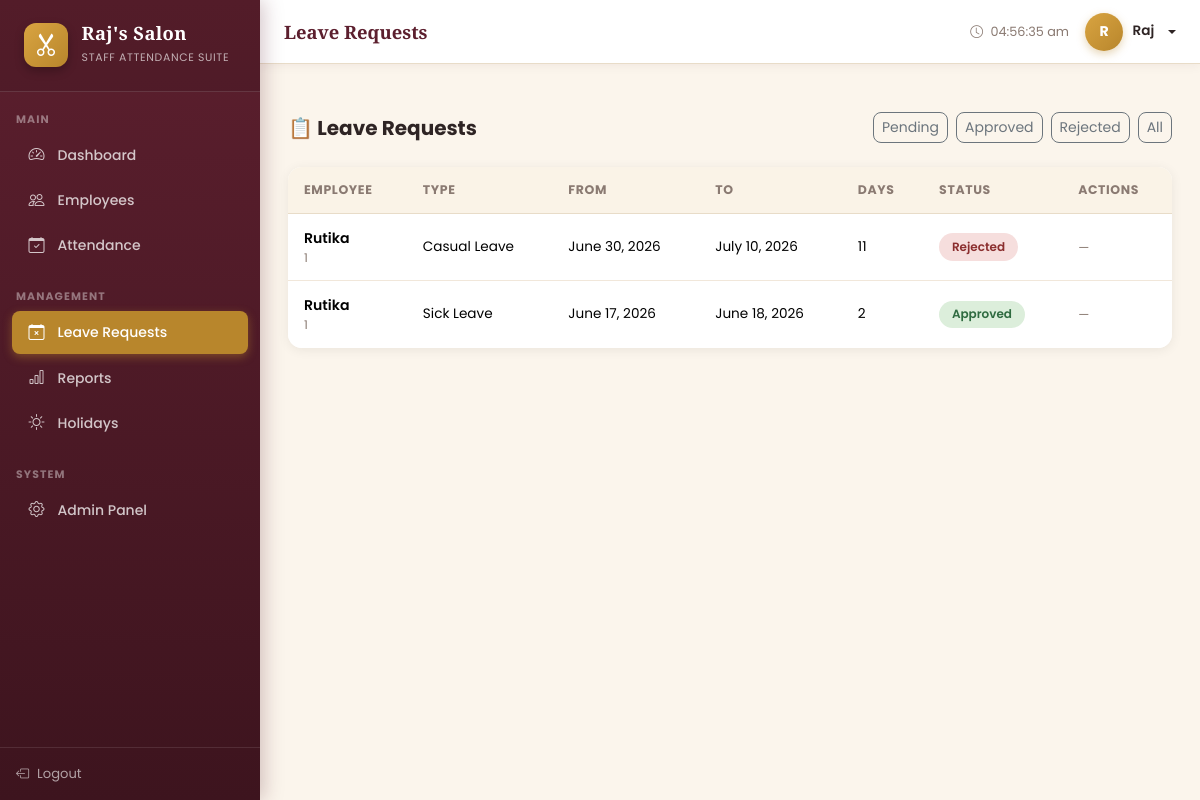
/leave/all/ (signed in), run on the app's committed database.
### attendance/models.py (models this page shows, shortened)
class LeaveRequest(models.Model):
    LEAVE_TYPES = [
        ('Sick Leave', 'Sick Leave'),
        ('Casual Leave', 'Casual Leave'),
        ('Annual Leave', 'Annual Leave'),
        ('Emergency Leave', 'Emergency Leave'),
        ('Unpaid Leave', 'Unpaid Leave'),
    ]
    STATUS_CHOICES = [
        ('Pending', 'Pending'),
        ('Approved', 'Approved'),
        ('Rejected', 'Rejected'),
    ]
    employee   = models.ForeignKey(Employee, on_delete=models.CASCADE, related_name='leave_requests')
    leave_type = models.CharField(max_length=20, choices=LEAVE_TYPES)
    start_date = models.DateField()
    end_date   = models.DateField()
    reason     = models.TextField()
    status     = models.CharField(max_length=10, choices=STATUS_CHOICES, default='Pending')
    created_at = models.DateTimeField(auto_now_add=True)
    updated_at = models.DateTimeField(auto_now=True)
    admin_note = models.TextField(blank=True)
    def total_days(self):
        return (self.end_date - self.start_date).days + 1
    class Meta:
        ordering = ['-created_at']

class Employee(models.Model):
    GENDER_CHOICES = [('Male', 'Male'), ('Female', 'Female'), ('Other', 'Other')]
    STATUS_CHOICES = [('Active', 'Active'), ('Inactive', 'Inactive')]
    user          = models.OneToOneField(User, on_delete=models.CASCADE, related_name='employee', null=True, blank=True)
    employee_id   = models.CharField(max_length=20, unique=True)
    full_name     = models.CharField(max_length=200)
    email         = models.EmailField(unique=True)
    phone         = models.CharField(max_length=15)
    gender        = models.CharField(max_length=10, choices=GENDER_CHOICES)
    salary        = models.DecimalField(max_digits=10, decimal_places=2, default=0)
    address       = models.TextField(blank=True)
    status        = models.CharField(max_length=10, choices=STATUS_CHOICES, default='Active')
    profile_photo = models.ImageField(upload_to='profile_photos/', blank=True, null=True)
    date_joined   = models.DateField(default=timezone.now)
    class Meta:
        ordering = ['employee_id']

### attendance/views.py (the view)
# urls.py: path('leave/all/',                       views.leave_list,   name='leave_list'),
@login_required
@user_passes_test(is_admin)
def leave_list(request):
    status   = request.GET.get('status', '')
    queryset = LeaveRequest.objects.select_related('employee').all()
    if status:
        queryset = queryset.filter(status=status)
    paginator = Paginator(queryset, 15)
    leaves    = paginator.get_page(request.GET.get('page'))
    return render(request, 'attendance/leave_list.html', {'leaves': leaves, 'status_filter': status})

### attendance/views.py (called while the page is built)
def is_admin(user):
    return user.is_staff or user.is_superuser

### attendance/templates/attendance/leave_list.html (shortened to what this page needs)
{% extends 'base.html' %}
{% block page_title %}Leave Requests{% endblock %}
{% block content %}
<div class="d-flex align-items-center justify-content-between mb-4">
  <h5 class="fw-bold mb-0">📋 Leave Requests</h5>
  <div class="d-flex gap-2">
    <a href="?status=Pending" class="btn btn-sm {% if status_filter == 'Pending' %}btn-warning{% else %}btn-outline-secondary{% endif %}" style="border-radius:8px">Pending</a>
    <a href="?status=Approved" class="btn btn-sm {% if status_filter == 'Approved' %}btn-success{% else %}btn-outline-secondary{% endif %}" style="border-radius:8px">Approved</a>
    <a href="?status=Rejected" class="btn btn-sm {% if status_filter == 'Rejected' %}btn-danger{% else %}btn-outline-secondary{% endif %}" style="border-radius:8px">Rejected</a>
    <a href="{% url 'leave_list' %}" class="btn btn-sm btn-outline-secondary" style="border-radius:8px">All</a>
  </div>
</div>
<div class="table-card card">
  <div class="card-body p-0">
    <table class="table table-hover mb-0">
      <thead><tr><th>Employee</th><th>Type</th><th>From</th><th>To</th><th>Days</th><th>Status</th><th>Actions</th></tr></thead>
      <tbody>
        {% for leave in leaves %}
        <tr>
          <td>
            <div style="font-weight:600;font-size:.88rem">{{ leave.employee.full_name }}</div>
            <div style="font-size:.75rem;color:#8A7A72">{{ leave.employee.employee_id }}</div>
          </td>
          <td style="font-size:.85rem">{{ leave.leave_type }}</td>
          <td style="font-size:.85rem">{{ leave.start_date }}</td>
          <td style="font-size:.85rem">{{ leave.end_date }}</td>
          <td style="font-size:.85rem">{{ leave.total_days }}</td>
          <td><span class="status-badge badge-{{ leave.status|lower }}">{{ leave.status }}</span></td>
          <td>
            {% if leave.status == 'Pending' %}
            <div class="d-flex gap-1">
              <a href="{% url 'leave_action' leave.pk 'approve' %}" class="btn btn-sm" style="background:#DCEEDB;color:#2F6B40;border-radius:8px;font-size:.78rem">✅ Approve</a>
              <a href="{% url 'leave_action' leave.pk 'reject' %}" class="btn btn-sm" style="background:#F6DEDD;color:#8B2E2E;border-radius:8px;font-size:.78rem">❌ Reject</a>
            </div>
            {% else %}
            <span style="font-size:.78rem;color:#8A7A72">—</span>
            {% endif %}
          </td>
        </tr>
        {% empty %}
        <tr><td colspan="7" class="text-center text-muted py-5">No leave requests found.</td></tr>
        {% endfor %}
      </tbody>
    </table>
  </div>
</div>
{% endblock %}

### templates/base.html (shortened to what this page needs)
<!DOCTYPE html>
<html lang="en">
<head>
<link href="https://cdn.jsdelivr.net/npm/bootstrap@5.3.2/dist/css/bootstrap.min.css" rel="stylesheet"/>
<link href="https://cdn.jsdelivr.net/npm/bootstrap-icons@1.11.3/font/bootstrap-icons.css" rel="stylesheet"/>
</head>
<body>
<div class="sidebar" id="sidebar">
  <div class="sidebar-brand">
    <span class="logo"><i class="bi bi-scissors"></i></span>
    <div class="brand-text">
      <h6>Raj's Salon</h6>
      <small>Staff Attendance Suite</small>
    </div>
  </div>
  {% if user.is_authenticated %}
  {% if user.is_staff or user.is_superuser %}
  <div class="sidebar-section mt-2">Main</div>
  <ul class="sidebar-nav">
    <li><a href="{% url 'dashboard' %}" class="{% if request.resolver_match.url_name == 'dashboard' %}active{% endif %}"><i class="bi bi-speedometer2"></i> Dashboard</a></li>
    <li><a href="{% url 'employee_list' %}" class="{% if 'employee' in request.resolver_match.url_name %}active{% endif %}"><i class="bi bi-people"></i> Employees</a></li>
    <li><a href="{% url 'attendance_list' %}" class="{% if 'attendance' in request.resolver_match.url_name %}active{% endif %}"><i class="bi bi-calendar-check"></i> Attendance</a></li>
  </ul>
  <div class="sidebar-section mt-2">Management</div>
  <ul class="sidebar-nav">
    <li><a href="{% url 'leave_list' %}" class="{% if 'leave' in request.resolver_match.url_name %}active{% endif %}"><i class="bi bi-calendar-x"></i> Leave Requests</a></li>
    <li><a href="{% url 'reports' %}" class="{% if request.resolver_match.url_name == 'reports' %}active{% endif %}"><i class="bi bi-bar-chart"></i> Reports</a></li>
    <li><a href="{% url 'holiday_list' %}" class="{% if 'holiday' in request.resolver_match.url_name %}active{% endif %}"><i class="bi bi-sun"></i> Holidays</a></li>
  </ul>
  <div class="sidebar-section mt-2">System</div>
  <ul class="sidebar-nav">
    <li><a href="/admin/" target="_blank"><i class="bi bi-gear"></i> Admin Panel</a></li>
  </ul>
  {% endif %}
  <div class="sidebar-footer">
    <a href="{% url 'logout' %}"><i class="bi bi-box-arrow-left"></i> Logout</a>
  </div>
  {% endif %}
</div>
{% if user.is_authenticated %}
<div class="topbar">
  <div class="topbar-left">
    <span class="topbar-title">{% block page_title %}Dashboard{% endblock %}</span>
  </div>
  <div class="topbar-right">
    <span style="font-size:.8rem;color:#8A7A72">
      <i class="bi bi-clock me-1"></i>
      <span id="live-time"></span>
    </span>
    <div class="dropdown">
      <div class="topbar-user dropdown-toggle" data-bs-toggle="dropdown">
        <div class="topbar-avatar">{{ user.username|first|upper }}</div>
        <span style="font-size:.85rem;font-weight:600">{{ user.get_full_name|default:user.username }}</span>
      </div>
    </div>
  </div>
</div>
{% endif %}
<div class="{% if user.is_authenticated %}main-wrap{% else %}container-fluid{% endif %}">
  {% block content %}{% endblock %}
</div>
</body>
</html>

### templates/base.html (style rules this page uses)
:root { --primary: #5C1F2E; --primary-l: #7A2C40; --primary-dark: #3D141E; --secondary: #B8862C; --secondary-l: #D9A441; --success: #3F7D52; --danger: #A23B3B; --warning: #D9A441; --bg: #FBF5EC; --surface: #FFFFFF; --text: #2E2424; --muted: #8A7A72; --sidebar-w: 260px; --topbar-h: 64px; --font-display: 'Playfair Display', serif; --font-body: 'Poppins', sans-serif; }
* { box-sizing:border-box; }
body { font-family:var(--font-body); background:var(--bg); color:var(--text); margin:0; }
h1,h2,h3,h4,h5,h6 { font-family:var(--font-body); }
.sidebar { width:var(--sidebar-w); height:100vh; position:fixed; top:0; left:0; background:linear-gradient(180deg,var(--primary) 0%,var(--primary-dark) 100%); overflow-y:auto; z-index:200; display:flex; flex-direction:column; box-shadow:4px 0 18px rgba(92,31,46,.25); }
.sidebar-brand { padding:1.4rem 1.5rem; border-bottom:1px solid rgba(255,255,255,.12); display:flex; align-items:center; gap:.85rem; background:rgba(0,0,0,.1); }
.sidebar-brand .logo { font-size:1.5rem; width:44px; height:44px; flex-shrink:0; background:linear-gradient(135deg,var(--secondary-l),var(--secondary)); border-radius:12px; display:flex; align-items:center; justify-content:center; color:#fff; box-shadow:0 4px 10px rgba(0,0,0,.25); }
.sidebar-brand .brand-text { color:#fff; }
.sidebar-brand .brand-text h6 { font-family:var(--font-display); font-weight:700; font-size:1.15rem; margin:0; letter-spacing:.02em; }
.sidebar-brand .brand-text small { color:rgba(255,255,255,.65); font-size:.68rem; letter-spacing:.06em; text-transform:uppercase; }
.sidebar-section { padding:.75rem 1rem .35rem; color:rgba(255,255,255,.4); font-size:.68rem; font-weight:700; text-transform:uppercase; letter-spacing:.1em; }
.sidebar-nav { list-style:none; padding:0 .75rem; margin:0; }
.sidebar-nav li { margin-bottom:2px; }
.sidebar-nav a { display:flex; align-items:center; gap:.7rem; padding:.6rem .9rem; border-radius:8px; color:rgba(255,255,255,.75); text-decoration:none; font-size:.875rem; font-weight:500; transition:all .2s; }
.sidebar-nav a.active { background:var(--secondary); color:#fff; box-shadow:0 3px 10px rgba(184,134,44,.45); }
.sidebar-nav a i { font-size:1rem; width:20px; text-align:center; }
.sidebar-footer { margin-top:auto; padding:1rem; border-top:1px solid rgba(255,255,255,.1); }
.sidebar-footer a { color:rgba(255,255,255,.6); font-size:.82rem; text-decoration:none; display:flex; align-items:center; gap:.5rem; }
.topbar { height:var(--topbar-h); position:fixed; top:0; left:var(--sidebar-w); right:0; background:var(--surface); border-bottom:1px solid #E8DCC8; z-index:100; display:flex; align-items:center; justify-content:space-between; padding:0 1.5rem; box-shadow:0 2px 10px rgba(92,31,46,.06); }
.topbar-left { display:flex; align-items:center; gap:1rem; }
.topbar-title { font-family:var(--font-display); font-weight:700; font-size:1.15rem; color:var(--primary); }
.topbar-right { display:flex; align-items:center; gap:1rem; }
.topbar-user { display:flex; align-items:center; gap:.6rem; cursor:pointer; }
.topbar-avatar { width:38px; height:38px; border-radius:50%; background:linear-gradient(135deg,var(--secondary-l),var(--secondary)); color:#fff; display:flex; align-items:center; justify-content:center; font-weight:700; font-size:.88rem; box-shadow:0 3px 8px rgba(184,134,44,.35); }
.main-wrap { margin-left:var(--sidebar-w); margin-top:var(--topbar-h); padding:1.75rem; min-height:calc(100vh - var(--topbar-h)); }
.table-card { border:none; border-radius:14px; box-shadow:0 2px 12px rgba(0,0,0,.07); overflow:hidden; }
.table-card .table { margin:0; }
.table-card .table th { background:#FAF3E7; font-size:.78rem; font-weight:700; text-transform:uppercase; letter-spacing:.05em; color:#8A7A72; border-bottom:1px solid #E8DCC8; padding:.85rem 1rem; }
.table-card .table td { padding:.85rem 1rem; vertical-align:middle; font-size:.88rem; border-bottom:1px solid #F1E7DA; }
.table-card .table tr:last-child td { border-bottom:none; }
.badge-approved { background:#DCEEDB; color:#2F6B40; }
.badge-rejected { background:#F6DEDD; color:#8B2E2E; }
.status-badge { padding:.3rem .8rem; border-radius:20px; font-size:.75rem; font-weight:600; display:inline-block; }
a { color:var(--secondary); }

### data on the page
LeaveRequest: employee.full_name "Rutika", employee.employee_id "1", leave_type "Casual Leave", start_date "June 30, 2026", end_date "July 10, 2026", total_days "11", status "Rejected"
LeaveRequest: employee.full_name "Rutika", employee.employee_id "1", leave_type "Sick Leave", start_date "June 17, 2026", end_date "June 18, 2026", total_days "2", status "Approved"

### other printed values
{{ user.username|first|upper }} "R"
{{ user.get_full_name|default:user.username }} "Raj"
